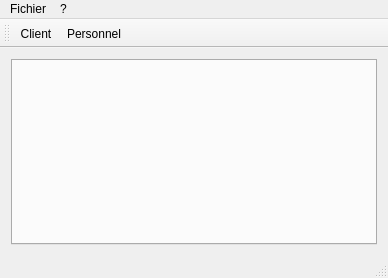
<?xml version="1.0" encoding="UTF-8"?>
<ui version="4.0">
 <class>MainWindow</class>
 <widget class="QMainWindow" name="MainWindow">
  <property name="geometry">
   <rect>
    <x>0</x>
    <y>0</y>
    <width>388</width>
    <height>278</height>
   </rect>
  </property>
  <property name="windowTitle">
   <string>The Application</string>
  </property>
  <widget class="QWidget" name="centralWidget">
   <layout class="QGridLayout" name="gridLayout">
    <item row="0" column="0">
     <widget class="QTabWidget" name="tabWidget">
      <property name="currentIndex">
       <number>-1</number>
      </property>
     </widget>
    </item>
   </layout>
  </widget>
  <widget class="QMenuBar" name="menuBar">
   <property name="geometry">
    <rect>
     <x>0</x>
     <y>0</y>
     <width>388</width>
     <height>21</height>
    </rect>
   </property>
   <widget class="QMenu" name="menuFichier">
    <property name="title">
     <string>Fichier</string>
    </property>
    <widget class="QMenu" name="menuAjouter">
     <property name="title">
      <string>Ajouter</string>
     </property>
     <addaction name="actionClient"/>
     <addaction name="actionStaff"/>
    </widget>
    <addaction name="actionQuitter"/>
    <addaction name="menuAjouter"/>
   </widget>
   <widget class="QMenu" name="menu">
    <property name="title">
     <string>?</string>
    </property>
    <addaction name="actionA_propos"/>
   </widget>
   <addaction name="menuFichier"/>
   <addaction name="menu"/>
  </widget>
  <widget class="QStatusBar" name="statusBar"/>
  <widget class="QToolBar" name="toolBar">
   <property name="windowTitle">
    <string>toolBar</string>
   </property>
   <attribute name="toolBarArea">
    <enum>TopToolBarArea</enum>
   </attribute>
   <attribute name="toolBarBreak">
    <bool>false</bool>
   </attribute>
   <addaction name="actionClient"/>
   <addaction name="actionStaff"/>
  </widget>
  <action name="actionQuitter">
   <property name="text">
    <string>Quitter</string>
   </property>
  </action>
  <action name="actionClient">
   <property name="text">
    <string>Client</string>
   </property>
  </action>
  <action name="actionStaff">
   <property name="text">
    <string>Personnel</string>
   </property>
  </action>
  <action name="actionA_propos">
   <property name="text">
    <string>A propos</string>
   </property>
  </action>
 </widget>
 <layoutdefault spacing="6" margin="11"/>
 <resources/>
 <connections/>
</ui>
